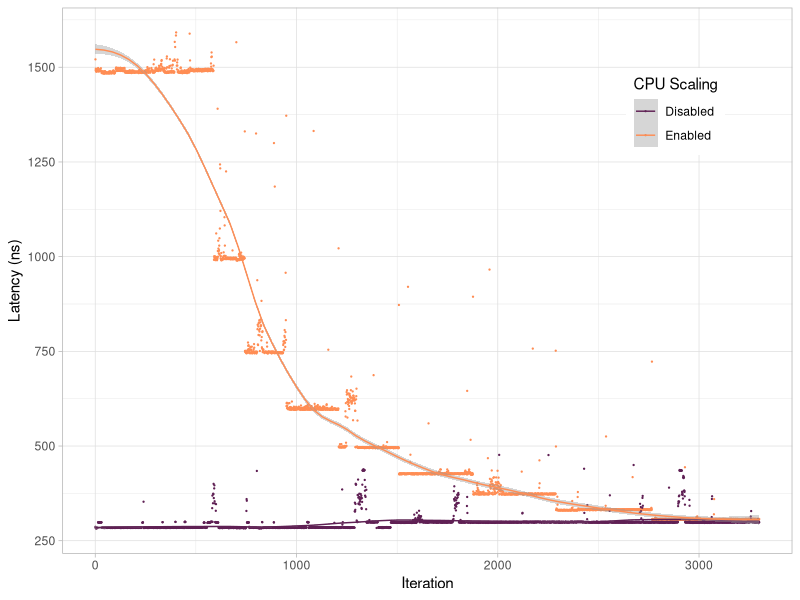
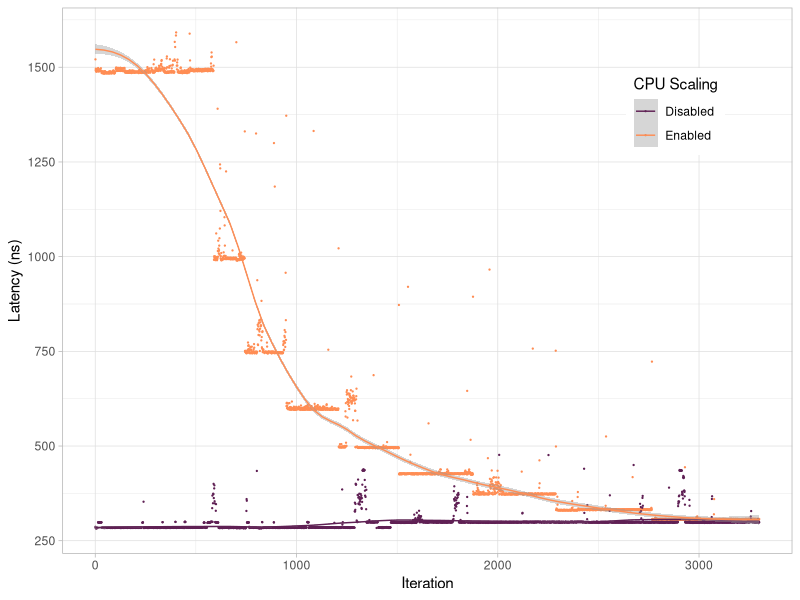

The R script that drew these images, in order:
#!/usr/bin/env Rscript
library(ggplot2)

data1 <- read.table("./hypercall/data/hypercall-cpu-scaling.csv", header=T, sep=",")

data2 <- read.table("./hypercall/data/hypercall-no-cpu-scaling.csv", header=T, sep=",")
# "#ff0d54" # rose
colors <- c("#5f2054","#ff8d54","#ff0d54","#5f2054", "#0f2054",  "#ff8d54") 
max_index = 3300
data1$index <- row(data1)
data2$index <- row(data2)
data1 <- subset(data1, index < max_index)
data2 <- subset(data2, index < max_index)

data1$type <- 'Enabled'
data2$type <- 'Disabled'

data1 <- subset(data1, elapsed_time <= 1600)
data2 <- subset(data2, elapsed_time <= 500)

data <- rbind(data1,data2)


p <- ggplot(data, aes(index, elapsed_time, colour=type)) +
  scale_x_continuous(breaks = seq(0, max(data$index), 1000)) +
  scale_y_continuous(breaks = seq(0, max(data$elapsed_time), 250)) +
  scale_fill_manual(values = colors) +
  scale_colour_manual(values = colors) +
  geom_point(aes(colour=type), size=0.15) +
  geom_smooth(method="loess", span = 0.44,  aes(colour=type), size=0.5) +
  labs(x ="Iteration", y ="Latency (ns)", colour = "CPU Scaling") +
  theme_light() +
  theme(
    legend.position = c(0.84,0.81)
  )

pdf(file="./plots/hypercall-iteration.pdf", width=5.16, height=4.0)
plot(p)
dev.off()

plot(p)